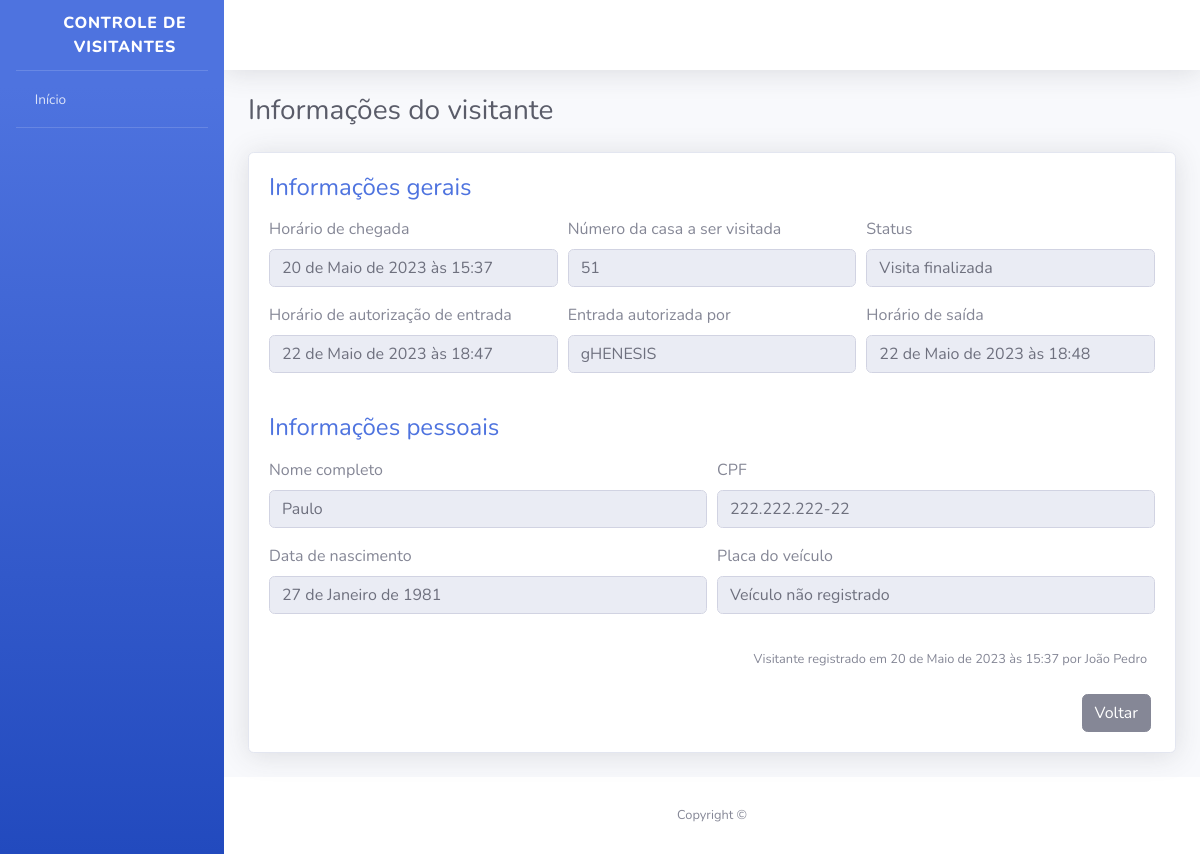
/visitantes/2/ (signed in), run on the app's committed database.
### apps/visitantes/models.py (models this page shows, shortened)
class Visitante(models.Model):
    STATUS_VISITANTE = [
        ("AGUARDANDO", "Aguardando autorização"),
        ("EM_VISITA", "Em visita"),
        ("FINALIZADO", "Visita finalizada")
    ]
    status = models.CharField(
        verbose_name="Status",
        max_length=10,
        choices=STATUS_VISITANTE,
        default="AGUARDANDO",
    )
    nome_completo = models.CharField(
        verbose_name="Nome completo",
        max_length=194,
    )
    cpf = models.CharField(
        verbose_name="CPF",
        max_length=11,
    )
    data_nascimento = models.DateField(
        verbose_name="Data de nascimento",
        auto_now_add = False,
        auto_now = False,
    )
    numero_casa = models.PositiveSmallIntegerField(
        verbose_name="Número da casa a ser visitada",
        blank=True,
        null=True,
    )
    placa_veiculo = models.CharField(
        verbose_name="Placa do veículo",
        max_length=7,
        blank=True,
        null=True,
    )
    placa_veiculo_foto = models.ImageField(
        verbose_name="Foto da placa do veículo",
        upload_to="uploads/",
        max_length=500,
        null=True,
        blank=True,
    )
    horario_chegada = models.DateTimeField(
        verbose_name="Horário de chegada",
        auto_now_add=True,
    )
    horario_saida = models.DateTimeField(
        verbose_name="Horario de saida",
        auto_now=False,
        blank=True,
        null=True,
    )
    horario_autorizacao = models.DateTimeField(
        verbose_name="Horário de autorização de entrada",
        auto_now=False,
        blank=True,
        null=True,
    )
    morador_responsavel = models.CharField(
        verbose_name="Morador responsável por autorizar a entrada do visitante no condomínio",
        max_length=194,
        blank=True,
    )
    registrado_por = models.ForeignKey(
        "porteiros.Porteiro",
        verbose_name="Porteiro responsável pelo registro.",
        on_delete=models.PROTECT,
    )
    def get_horario_saida(self):
        if self.horario_saida:
            return self.horario_saida
        return "Horário de saída não registrado"
    def get_horario_autorizacao(self):
        if self.horario_autorizacao:
            return self.horario_autorizacao
        return "Visitante aguardando autorização"
    def get_morador_responsavel(self):
        if self.morador_responsavel:
            return self.morador_responsavel
        return "Visitante aguardando autorização"
    def get_placa_veiculo(self):
        if self.placa_veiculo:
            return self.placa_veiculo
        return "Veículo não registrado"
    def get_cpf(self):
        if self.cpf:
            cpf = str(self.cpf)
            cpf_parte_um = cpf[0:3]
            cpf_parte_dois = cpf[3:6]
            cpf_parte_tres = cpf[6:9]
            cpf_parte_quatro = cpf[9:]
            cpf_formatado = f"{cpf_parte_um}.{cpf_parte_dois}.{cpf_parte_tres}-{cpf_parte_quatro}"
            return cpf_formatado
    class Meta:
        verbose_name = "Visitante"
        verbose_name_plural = "Visitantes"
        db_table = "visitante"

### apps/porteiros/models.py (models this page shows)
class Porteiro(models.Model):
    usuario = models.OneToOneField(
        "usuarios.Usuario",
        verbose_name="Usuário",
        on_delete=models.PROTECT
    )
    nome_completo = models.CharField(
        verbose_name="Nome completo",
        max_length=194,
    )
    cpf = models.CharField(
        verbose_name="CPF",
        max_length=11,
    )
    telefone = models.CharField(
        verbose_name="Telefone de contato",
        max_length=11,
    )
    data_nascimento = models.DateField(
        verbose_name="Data de nascimento",
        auto_now=False,
        auto_now_add=False,
    )
    class Meta:
        verbose_name = "Porteiro"
        verbose_name_plural = "Porteiros"
        db_table = "porteiro"
    def __str__(self):
        return self.nome_completo

### apps/visitantes/views.py (the view, shortened to what this page needs)
@login_required
def informacoes_visitante(request, id):
    visitante = get_object_or_404(
        Visitante,
        id=id
    )
    form = AutorizaVisitanteForm()
    context = {
        "nome_pagina": "Informações do visitante",
        "visitante": visitante,
        "form": form,
    }
    return render(request, "informacoes_visitante.html", context)

### apps/visitantes/forms.py
class AutorizaVisitanteForm(forms.ModelForm):
    morador_responsavel = forms.CharField(
        required=True
    )
    class Meta:
        model = Visitante
        fields = [
            "morador_responsavel"
        ]
        error_messages = {
            "morador_responsavel": {
                "required": "Por favor, informe o nome do morador responsável por autorizar a entrada do visitante."
            }
        }

### templates/informacoes_visitante.html (shortened to what this page needs)
{% extends "base.html" %}
{% load widget_tweaks %}
{% block conteudo %}
<div class="container">
    <div class="d-sm-flex align-items-center justify-content-between mb-4">
        <h1 class="h3 mb-0 text-gray-800">{{ nome_pagina }}</h1>
    </div>
    <div class="card shadow mb-4">
        <div class="card-body">
            <h4 class="mb-3 text-primary">
                Informações gerais
            </h4>
            <form>
                <div class="form-row">
                    <div class="form-group col-md-4">
                        <label>Horário de chegada</label>
                        <input type="text" class="form-control" value="{{ visitante.horario_chegada }}" disabled>
                    </div>
                    <div class="form-group col-md-4">
                        <label>Número da casa a ser visitada</label>
                        <input type="text" class="form-control" value="{{ visitante.numero_casa }}" disabled>
                    </div>
                    <div class="form-group col-md-4">
                        <label>Status</label>
                        <input type="text" class="form-control" value="{{ visitante.get_status_display }}" disabled>
                    </div>
                </div>
                <div class="form-row">
                    <div class="form-group col-md-4">
                        <label>Horário de autorização de entrada</label>
                        <input type="text" class="form-control" value="{{ visitante.get_horario_autorizacao }}" disabled>
                    </div>
                    <div class="form-group col-md-4">
                        <label>Entrada autorizada por</label>
                        <input type="text" class="form-control" value="{{ visitante.get_morador_responsavel }}" disabled>
                    </div>
                    <div class="form-group col-md-4">
                        <label>Horário de saída</label>
                        <input type="text" class="form-control" value="{{ visitante.get_horario_saida }}" disabled>
                    </div>
                </div>
            </form>
            <h4 class="mb-3 mt-4 text-primary">
                Informações pessoais
            </h4>
            <form>
                <div class="form-row">
                    <div class="form-group col-md-6">
                        <label>Nome completo</label>
                        <input type="text" class="form-control" value="{{ visitante.nome_completo }}" disabled>
                    </div>
                    <div class="form-group col-md-6">
                        <label>CPF</label>
                        <input type="text" class="form-control" value="{{ visitante.get_cpf }}" disabled>
                    </div>
                </div>
                <div class="form-row">
                    <div class="form-group col-md-6">
                        <label>Data de nascimento</label>
                        <input type="text" class="form-control" value="{{ visitante.data_nascimento }}" disabled>
                    </div>
                    <div class="form-group col-md-6">
                        <label>Placa do veículo</label>
                        <input type="text" class="form-control" value="{{ visitante.get_placa_veiculo }}" disabled>
                    </div>
                </div>
            </form>
            <p class="mr-2 mt-3 mb-4 text-right">
                <small>
                    Visitante registrado em {{ visitante.horario_chegada }} por {{ visitante.registrado_por }}
                </small>
            </p>
            <div class="mr-1 text-right">
                <a href="{% url 'index' %}" class="btn btn-secondary text-white" type="button">
                    <span class="text">Voltar</span>
                </a>
            </div>
        </div>
    </div>
</div>
{% endblock %}

### data on the page
Visitante: horario_chegada "20 de Maio de 2023 às 15:37", numero_casa "51", status "Visita finalizada", get_horario_autorizacao "22 de Maio de 2023 às 18:47", get_morador_responsavel "gHENESIS", get_horario_saida "22 de Maio de 2023 às 18:48", nome_completo "Paulo", get_cpf "222.222.222-22", data_nascimento "27 de Janeiro de 1981", get_placa_veiculo "Veículo não registrado", registrado_por "João Pedro"

### other printed values
{{ nome_pagina }} "Informações do visitante"
